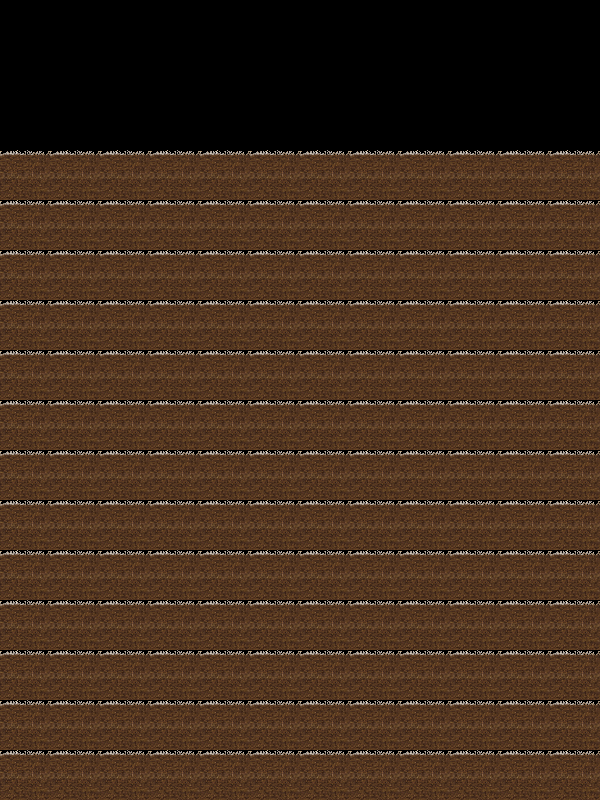

This game map was drawn from its Tiled (.tmx) file and the tilesets committed beside it. A one-line description and the full map source follow:
An orthogonal 12x16 tile map with 50x50 px tiles, 1 tile layer (Ground).

<map version="1.10" tiledversion="1.11.2" orientation="orthogonal" renderorder="right-down" width="12" height="16" tilewidth="50" tileheight="50" infinite="0" nextlayerid="2" nextobjectid="1">
 <editorsettings>
  <export target="map_1.json" format="json" />
 </editorsettings>
 <tileset firstgid="1" name="ground_tiles" tilewidth="50" tileheight="50" tilecount="9" columns="9">
  <image source="ground_tileset.png" width="450" height="50" />
 </tileset>
 <layer id="1" name="Ground" width="12" height="16">
  <data encoding="csv">
0,0,0,0,0,0,0,0,0,0,0,0,
0,0,0,0,0,0,0,0,0,0,0,0,
0,0,0,0,0,0,0,0,0,0,0,0,
1,1,1,1,1,1,1,1,1,1,1,1,
1,1,1,1,1,1,1,1,1,1,1,1,
1,1,1,1,1,1,1,1,1,1,1,1,
1,1,1,1,1,1,1,1,1,1,1,1,
1,1,1,1,1,1,1,1,1,1,1,1,
1,1,1,1,1,1,1,1,1,1,1,1,
1,1,1,1,1,1,1,1,1,1,1,1,
1,1,1,1,1,1,1,1,1,1,1,1,
1,1,1,1,1,1,1,1,1,1,1,1,
1,1,1,1,1,1,1,1,1,1,1,1,
1,1,1,1,1,1,1,1,1,1,1,1,
1,1,1,1,1,1,1,1,1,1,1,1,
1,1,1,1,1,1,1,1,1,1,1,1
</data>
 </layer>
</map>